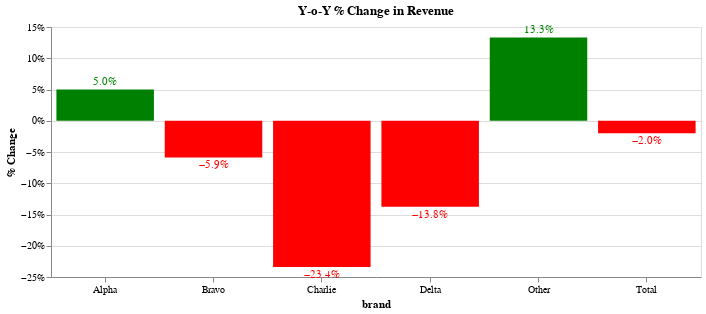

Notebook source saved alongside this figure:
### Code cell
base = alt.Chart(annual_change_sales).encode(
    x=alt.X("brand:N", 
            axis=alt.Axis(labelAngle=0)
    ),
    y=alt.Y("% Change:Q",
            axis=alt.Axis(format=".0%")
    ),
    color=alt.condition(
        alt.datum["% Change"] > 0, # fixed this 
        alt.value("green"),  # The positive color
        alt.value("red")  # The negative color
    ),
    text=alt.Text(
        '% Change',
        format=(".1%")
    )
        
).properties(
    width=650,
    height=250,
    title='Y-o-Y % Change in Revenue'
)

chart = base.mark_bar() + base.mark_text(align='center', 
                                 baseline=alt.expr(alt.expr.if_(alt.datum['% Change'] >= 0, 'bottom', 'top')),
                                 dy=alt.expr(alt.expr.if_(alt.datum['% Change'] >= 0, -2, 2)),
                                 dx=0)
chart.show()

### Figure 1 — Vega-Lite specification as saved in the notebook (floating-point values rounded to 4 significant figures)
{"$schema": "https://vega.github.io/schema/vega-lite/v5.20.1.json", "config": {"view": {"continuousHeight": 300, "continuousWidth": 300}}, "data": {"name": "data-f80eac4eceb5411f68509ee84200114d"}, "datasets": {"data-f80eac4eceb5411f68509ee84200114d": [{"% Change": 0.05004, "brand": "Alpha", "year": 2}, {"% Change": -0.05861, "brand": "Bravo", "year": 2}, {"% Change": -0.234, "brand": "Charlie", "year": 2}, {"% Change": -0.1378, "brand": "Delta", "year": 2}, {"% Change": 0.1333, "brand": "Other", "year": 2}, {"% Change": -0.01999, "brand": "Total", "year": 2}]}, "height": 250, "layer": [{"encoding": {"color": {"condition": {"test": "(datum['% Change'] > 0)", "value": "green"}, "value": "red"}, "text": {"field": "% Change", "format": ".1%", "type": "quantitative"}, "x": {"axis": {"labelAngle": 0}, "field": "brand", "type": "nominal"}, "y": {"axis": {"format": ".0%"}, "field": "% Change", "type": "quantitative"}}, "mark": {"type": "bar"}, "title": "Y-o-Y % Change in Revenue"}, {"encoding": {"color": {"condition": {"test": "(datum['% Change'] > 0)", "value": "green"}, "value": "red"}, "text": {"field": "% Change", "format": ".1%", "type": "quantitative"}, "x": {"axis": {"labelAngle": 0}, "field": "brand", "type": "nominal"}, "y": {"axis": {"format": ".0%"}, "field": "% Change", "type": "quantitative"}}, "mark": {"align": "center", "baseline": {"expr": "if((datum['% Change'] >= 0),'bottom','top')"}, "dx": 0, "dy": {"expr": "if((datum['% Change'] >= 0),-2,2)"}, "type": "text"}, "title": "Y-o-Y % Change in Revenue"}], "width": 650}
